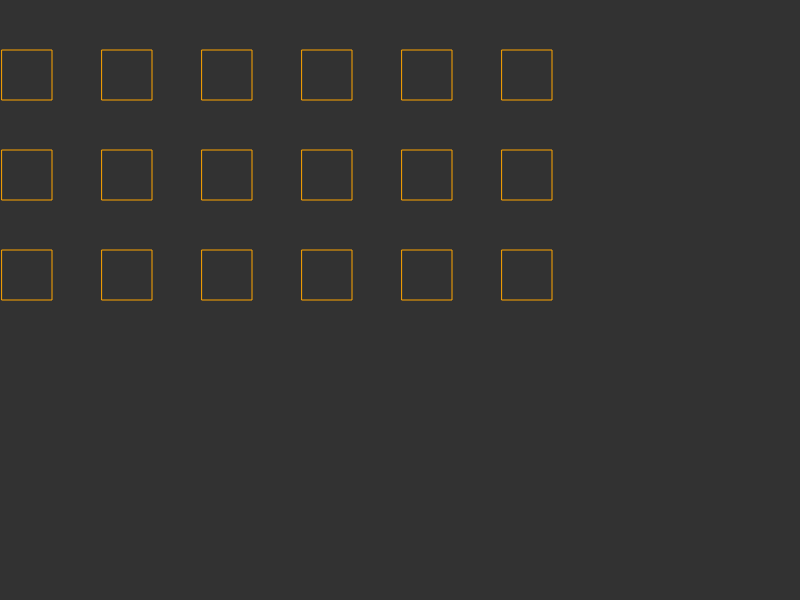
Frame 1 (no input)
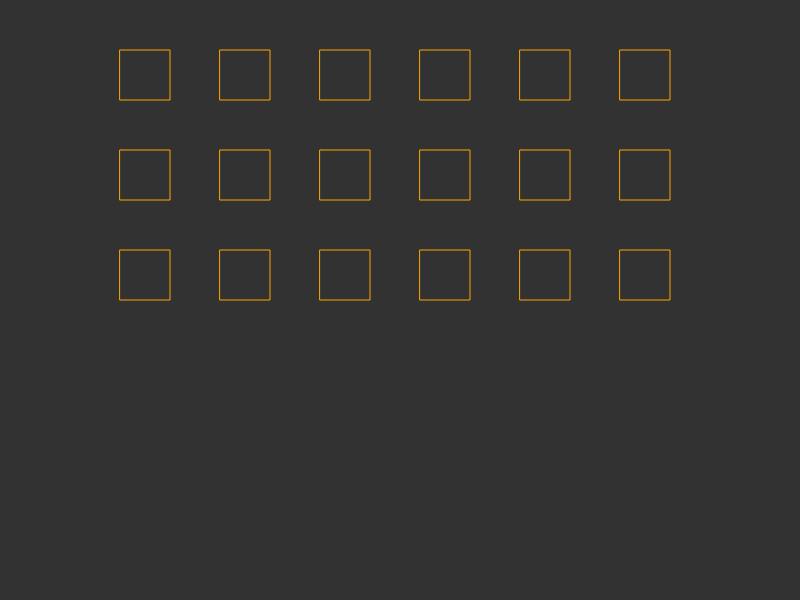
Frame 60 (no input)
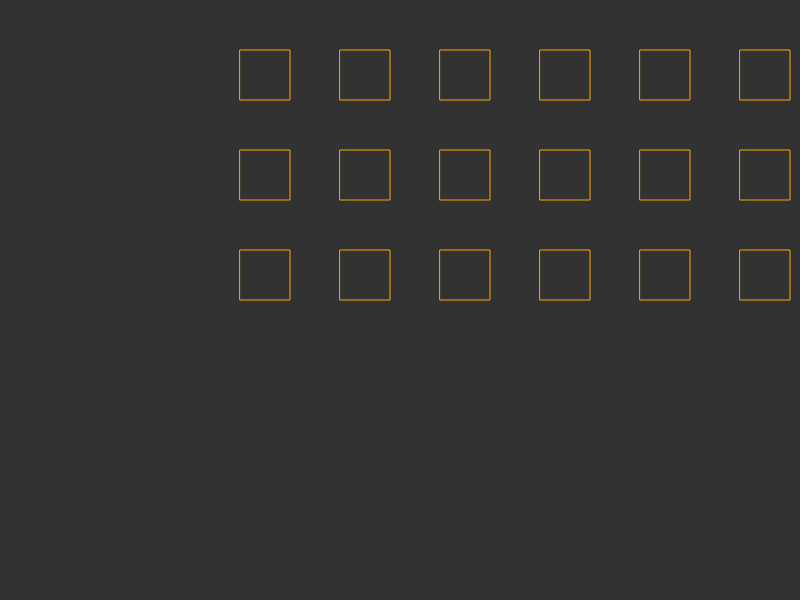
Frame 120 (the mouse pressed at the canvas centre since frame 60)

The p5.js sketch that drew these frames (run headless with seeded random() and noise() and a simulated clock; from frame 60 on, the mouse is pressed at the canvas centre):

// p5.js sketch
// ── sketch.js
// INVADER BLOCK BASIC
"use strict";

// Declare Global Variables
let blocks;

let GREY = 80;
let RED = "#bb2a27";
let GREEN = "#8cc542";
let BLUE = "#28a9e0";
let ORANGE = "#faaf3b";
let BROWN = "#aa6c39";

// SETUP FUNCTION - Runs once at beginning of program
function setup() {
    createCanvas(800, 600);

	// Initialize Global Variables
	blocks = [];
	for (let y = 50; y <= 250; y += 100) {
		for(let x = 0; x <= 500; x+= 100) {
			blocks.push(new Block(x,y));
		}
	}
}

// DRAW FUNCTION - Loops @ 60FPS by default
function draw() {
	background(50);
	
	//move\
	for(let i = 0; i < blocks.length; i++){
		blocks[i].move();
		blocks[i].show();
	}
}

// ── blocks.js
class Block{
    constructor(x, y){
        this.x = x;
        this.y = y;
        this.xSpeed = 2;
    }
    move(){
        this.x += this.xSpeed;
	    if (this.x < 0 || this.x + 50 > width) {
	    	this.xSpeed = -this.xSpeed; // Change direction
	    	this.y += 50; // Shift down
	}
    }
    show(){
	    noFill();
	    stroke("orange");
        rect(this.x, this.y, 50, 50);
    }
}
